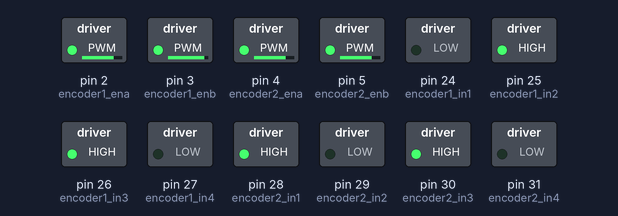
A sketch run on a simulated Arduino Mega 2560, built with avr-gcc and run on an emulated ATmega2560. On the bench: switched loads named in the sketch (green lamp = pin HIGH).

Above: at 0.05 s.
At 3.95 s:
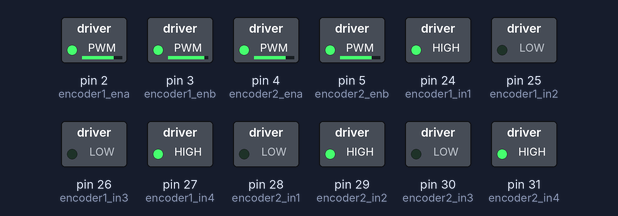
At 6.5 s:
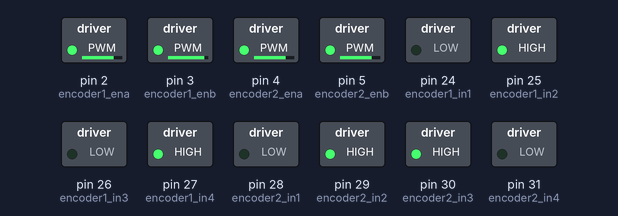
At 9.05 s:
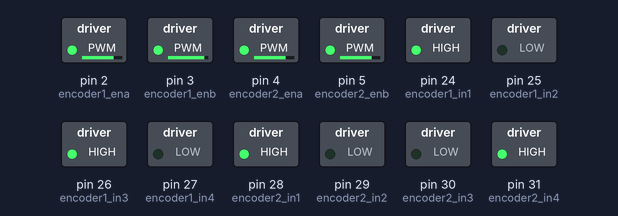
At 12.95 s:
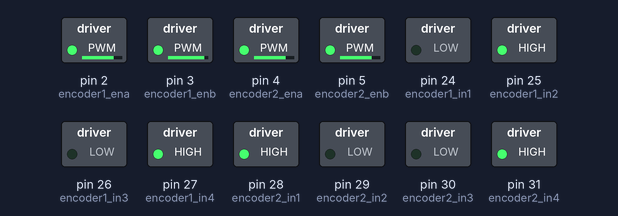
At 17.95 s:
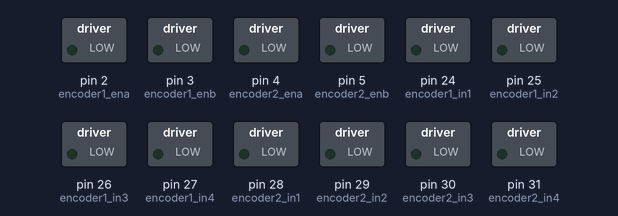
Timing chart, 0 to 20.7 s (numbered marks = the images above):
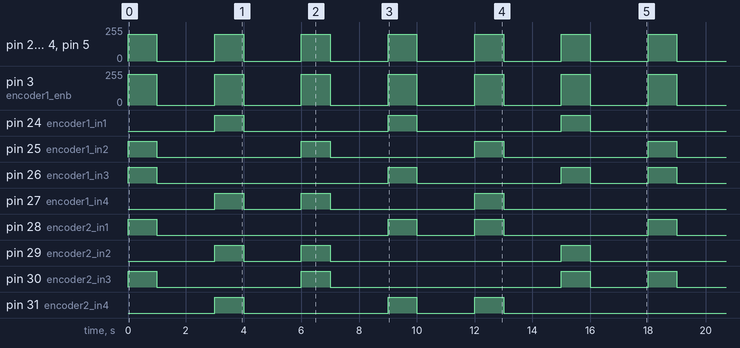

Measured:
- by itself, pin 2 (encoder1_ena), pin 4 (encoder2_ena), pin 5 (encoder2_enb): alternates 200/255 for 1.0 s and 0/255 for 2.0 s
- by itself, pin 3 (encoder1_enb): alternates 230/255 for 1.0 s and 0/255 for 2.0 s
- by itself, pin 24 (encoder1_in1), pin 25 (encoder1_in2): alternates HIGH for 1.0 s and LOW for 5.0 s
- by itself, pin 26 (encoder1_in3): repeats every 18.0 s: LOW 8.0 s, HIGH 1.0 s, LOW 5.0 s, HIGH 1.0 s, LOW 2.0 s, HIGH 1.0 s
- by itself, pin 27 (encoder1_in4): LOW → HIGH at 3.0 s, → LOW 1.0 s later, → HIGH 2.0 s later, → LOW 1.0 s later, … (13 changes in this stretch)
- by itself, pin 28 (encoder2_in1): repeats every 18.0 s: LOW 8.0 s, HIGH 1.0 s, LOW 2.0 s, HIGH 1.0 s, LOW 5.0 s, HIGH 1.0 s
- by itself, pin 29 (encoder2_in2): LOW → HIGH at 3.0 s, → LOW 1.0 s later, → HIGH 2.0 s later, → LOW 1.0 s later, … (13 changes in this stretch)
- by itself, pin 30 (encoder2_in3): repeats every 18.0 s: LOW 5.0 s, HIGH 1.0 s, LOW 8.0 s, HIGH 1.0 s, LOW 2.0 s, HIGH 1.0 s

The sketch:

moving.ino
```cpp
//Motor 1
int encoder2_in1 = 28;
int encoder2_in2 = 29;
int encoder2_ena = 4;

//Motor 2
int encoder2_in3 = 30;
int encoder2_in4 = 31;
int encoder2_enb = 5;

//Motor 3
int encoder1_in1 = 24;
int encoder1_in2 = 25;
int encoder1_ena = 2;

//Motor 4
int encoder1_in3 = 26;
int encoder1_in4 = 27;
int encoder1_enb = 3;

int motorSpeed = 200;

void forward() {
    //motor 1
  analogWrite(encoder2_ena, motorSpeed);
  digitalWrite(encoder2_in1, HIGH);
  digitalWrite(encoder2_in2, LOW);

  //motor 2
  analogWrite(encoder2_enb, motorSpeed);
  digitalWrite(encoder2_in3, HIGH);
  digitalWrite(encoder2_in4, LOW);

  //motor3
  analogWrite(encoder1_ena, motorSpeed);
  digitalWrite(encoder1_in2, HIGH);
  digitalWrite(encoder1_in1, LOW);

  //motor 4
  analogWrite(encoder1_enb, motorSpeed + 30);
  digitalWrite(encoder1_in3, HIGH);
  digitalWrite(encoder1_in4, LOW);
}

void backward() {
  //motor 1
  analogWrite(encoder2_ena, motorSpeed);
  digitalWrite(encoder2_in2, HIGH);
  digitalWrite(encoder2_in1, LOW);

  //motor 2
  analogWrite(encoder2_enb, motorSpeed);
  digitalWrite(encoder2_in4, HIGH);
  digitalWrite(encoder2_in3, LOW);

  //motor3
  analogWrite(encoder1_ena, motorSpeed);
  digitalWrite(encoder1_in1, HIGH);
  digitalWrite(encoder1_in2, LOW);

  //motor 4
  analogWrite(encoder1_enb, motorSpeed + 30);
  digitalWrite(encoder1_in4, HIGH);
  digitalWrite(encoder1_in3, LOW);
}

void spin() {
  //motor 1
  analogWrite(encoder2_ena, motorSpeed);
  digitalWrite(encoder2_in2, HIGH);
  digitalWrite(encoder2_in1, LOW);

  //motor 2
  analogWrite(encoder2_enb, motorSpeed);
  digitalWrite(encoder2_in3, HIGH);
  digitalWrite(encoder2_in4, LOW);

  //motor3
  analogWrite(encoder1_ena, motorSpeed);
  digitalWrite(encoder1_in2, HIGH);
  digitalWrite(encoder1_in1, LOW);

  //motor 4
  analogWrite(encoder1_enb, motorSpeed + 30);
  digitalWrite(encoder1_in4, HIGH);
  digitalWrite(encoder1_in3, LOW);
}

void nips() {
  //motor 1
  analogWrite(encoder2_ena, motorSpeed);
  digitalWrite(encoder2_in1, HIGH);
  digitalWrite(encoder2_in2, LOW);

  //motor 2
  analogWrite(encoder2_enb, motorSpeed);
  digitalWrite(encoder2_in4, HIGH);
  digitalWrite(encoder2_in3, LOW);

  //motor3
  analogWrite(encoder1_ena, motorSpeed);
  digitalWrite(encoder1_in1, HIGH);
  digitalWrite(encoder1_in2, LOW);

  //motor 4
  analogWrite(encoder1_enb, motorSpeed + 30);
  digitalWrite(encoder1_in3, HIGH);
  digitalWrite(encoder1_in4, LOW);
}

void to_one_side() {
  //motor 1
  analogWrite(encoder2_ena, motorSpeed);
  digitalWrite(encoder2_in1, HIGH);
  digitalWrite(encoder2_in2, LOW);

  //motor 2
  analogWrite(encoder2_enb, motorSpeed);
  digitalWrite(encoder2_in4, HIGH);
  digitalWrite(encoder2_in3, LOW);

  //motor3
  analogWrite(encoder1_ena, motorSpeed);
  digitalWrite(encoder1_in2, HIGH);
  digitalWrite(encoder1_in1, LOW);

  //motor 4
  analogWrite(encoder1_enb, motorSpeed + 30);
  digitalWrite(encoder1_in4, HIGH);
  digitalWrite(encoder1_in3, LOW);
}

void to_the_other_side() {
  //motor 1
  analogWrite(encoder2_ena, motorSpeed);
  digitalWrite(encoder2_in2, HIGH);
  digitalWrite(encoder2_in1, LOW);

  //motor 2
  analogWrite(encoder2_enb, motorSpeed);
  digitalWrite(encoder2_in3, HIGH);
  digitalWrite(encoder2_in4, LOW);

  //motor3
  analogWrite(encoder1_ena, motorSpeed);
  digitalWrite(encoder1_in1, HIGH);
  digitalWrite(encoder1_in2, LOW);

  //motor 4
  analogWrite(encoder1_enb, motorSpeed + 30);
  digitalWrite(encoder1_in3, HIGH);
  digitalWrite(encoder1_in4, LOW);
}

void diag() {
    //motor 1
  // analogWrite(encoder2_ena, motorSpeed);
  // digitalWrite(encoder2_in2, HIGH);
  // digitalWrite(encoder2_in1, LOW);

  //motor 2
  analogWrite(encoder2_enb, motorSpeed);
  digitalWrite(encoder2_in4, HIGH);
  digitalWrite(encoder2_in3, LOW);

  //motor3
  analogWrite(encoder1_ena, motorSpeed);
  digitalWrite(encoder1_in2, HIGH);
  digitalWrite(encoder1_in1, LOW);

  //motor 4
  analogWrite(encoder1_enb, motorSpeed);
  digitalWrite(encoder1_in4, HIGH);
  digitalWrite(encoder1_in3, LOW);
}

void stop() {
  analogWrite(encoder1_ena, 0);
  analogWrite(encoder1_enb, 0);
  analogWrite(encoder2_ena, 0);
  analogWrite(encoder2_enb, 0);

  digitalWrite(encoder2_in2, LOW);
  digitalWrite(encoder2_in1, LOW);
  digitalWrite(encoder2_in4, LOW);
  digitalWrite(encoder2_in3, LOW);
  digitalWrite(encoder1_in2, LOW);
  digitalWrite(encoder1_in1, LOW);
  digitalWrite(encoder1_in4, LOW);
  digitalWrite(encoder1_in3, LOW);
}

void setup() {
  // put your setup code here, to run once:
  pinMode(encoder1_in1, OUTPUT);
  pinMode(encoder1_in2, OUTPUT);
  pinMode(encoder1_in3, OUTPUT);
  pinMode(encoder1_in4, OUTPUT);

  pinMode(encoder2_in1, OUTPUT);
  pinMode(encoder2_in2, OUTPUT);
  pinMode(encoder2_in3, OUTPUT);
  pinMode(encoder2_in4, OUTPUT);

}

void loop() {
  // put your main code here, to run repeatedly:
  forward();
  delay(1000);
  stop();
  delay(2000);

  backward();
  delay(1000);
  stop();
  delay(2000);

  spin();
  delay(1000);
  stop();
  delay(2000);

  nips();
  delay(1000);
  stop();
  delay(2000);

  to_one_side();
  delay(1000);
  stop();
  delay(2000);

  to_the_other_side();
  delay(1000);
  stop();
  delay(2000);

  // diag();
  // delay(1000);
  // stop();
  // delay(2000);
}
```
